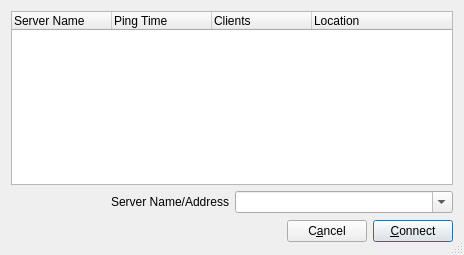
<ui version="4.0" >
 <class>CConnectDlgBase</class>
 <widget class="QDialog" name="CConnectDlgBase" >
  <property name="geometry" >
   <rect>
    <x>0</x>
    <y>0</y>
    <width>464</width>
    <height>255</height>
   </rect>
  </property>
  <property name="windowTitle" >
   <string>Connection Setup</string>
  </property>
  <property name="windowIcon" >
   <iconset resource="resources.qrc" >:/png/main/res/mainicon.png</iconset>
  </property>
  <property name="styleSheet" >
   <string/>
  </property>
  <property name="sizeGripEnabled" >
   <bool>true</bool>
  </property>
  <layout class="QVBoxLayout" >
   <item>
    <widget class="QTreeWidget" name="ListViewServers" >
     <property name="rootIsDecorated" >
      <bool>false</bool>
     </property>
     <column>
      <property name="text" >
       <string>Server Name</string>
      </property>
     </column>
     <column>
      <property name="text" >
       <string>Ping Time</string>
      </property>
     </column>
     <column>
      <property name="text" >
       <string>Clients</string>
      </property>
     </column>
     <column>
      <property name="text" >
       <string>Location</string>
      </property>
     </column>
    </widget>
   </item>
   <item>
    <layout class="QHBoxLayout" >
     <item>
      <widget class="QLabel" name="TextLabelServerAddr" >
       <property name="text" >
        <string>Server Name/Address</string>
       </property>
       <property name="alignment" >
        <set>Qt::AlignRight|Qt::AlignTrailing|Qt::AlignVCenter</set>
       </property>
      </widget>
     </item>
     <item>
      <widget class="QComboBox" name="LineEditServerAddr" >
       <property name="editable" >
        <bool>true</bool>
       </property>
      </widget>
     </item>
    </layout>
   </item>
   <item>
    <layout class="QHBoxLayout" >
     <item>
      <spacer>
       <property name="orientation" >
        <enum>Qt::Horizontal</enum>
       </property>
       <property name="sizeHint" >
        <size>
         <width>351</width>
         <height>25</height>
        </size>
       </property>
      </spacer>
     </item>
     <item>
      <widget class="QPushButton" name="CancelButton" >
       <property name="text" >
        <string>C&amp;ancel</string>
       </property>
      </widget>
     </item>
     <item>
      <widget class="QPushButton" name="ConnectButton" >
       <property name="text" >
        <string>&amp;Connect</string>
       </property>
       <property name="default" >
        <bool>true</bool>
       </property>
      </widget>
     </item>
    </layout>
   </item>
  </layout>
 </widget>
 <resources>
  <include location="resources.qrc" />
 </resources>
 <connections/>
</ui>
